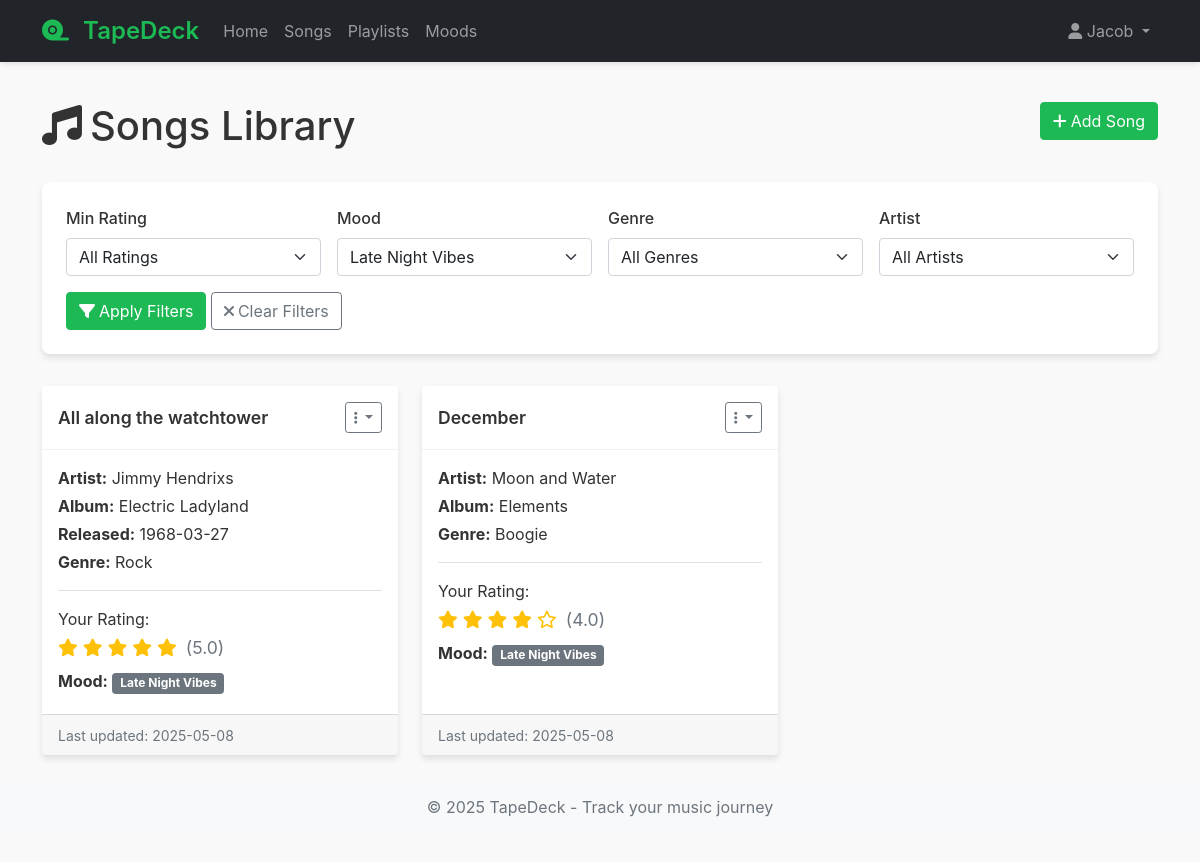
Page /songs?mood_id=6 (signed in) on the committed database.
### models.py (models this page shows, shortened)
class User(UserMixin, db.Model):
    __tablename__ = 'user'
    user_id = db.Column(db.Integer, primary_key=True)
    email = db.Column(db.String(120), unique=True, nullable=False)
    username = db.Column(db.String(80), unique=True, nullable=False)
    password_hash = db.Column(db.String(128))
    ratings = db.relationship('SongRating', backref='user', lazy=True)
    playlists = db.relationship('Playlist', secondary=playlist_manager, backref=db.backref('users', lazy='dynamic'))
    moods = db.relationship('Mood', backref='user', lazy=True)

class Song(db.Model):
    __tablename__ = 'song'
    song_id = db.Column(db.Integer, primary_key=True)
    song_name = db.Column(db.String(100), nullable=False)
    release_date = db.Column(db.String(20))
    album_id = db.Column(db.Integer, db.ForeignKey('album.album_id'))
    artist_id = db.Column(db.Integer, db.ForeignKey('artist.artist_id'), nullable=False)
    genre = db.Column(db.String(50))  # Added genre for filtering requirement
    ratings = db.relationship('SongRating', backref='song', lazy=True)
    playlists = db.relationship('Playlist', secondary=playlist_songs, backref=db.backref('songs', lazy='dynamic'))

class Artist(db.Model):
    __tablename__ = 'artist'
    artist_id = db.Column(db.Integer, primary_key=True)
    artist_name = db.Column(db.String(100), nullable=False)
    songs = db.relationship('Song', backref='artist', lazy=True)

class Album(db.Model):
    __tablename__ = 'album'
    album_id = db.Column(db.Integer, primary_key=True)
    album_name = db.Column(db.String(100), nullable=False)
    songs = db.relationship('Song', backref='album', lazy=True)

class SongRating(db.Model):
    __tablename__ = 'song_rating'
    rating_id = db.Column(db.Integer, primary_key=True)
    user_id = db.Column(db.Integer, db.ForeignKey('user.user_id'), nullable=False)
    song_id = db.Column(db.Integer, db.ForeignKey('song.song_id'), nullable=False)
    rating = db.Column(db.Float, nullable=False)
    mood_id = db.Column(db.Integer, db.ForeignKey('mood.mood_id'))
    notes = db.Column(db.Text)  # Added for note-taking requirement
    created_at = db.Column(db.DateTime, default=datetime.utcnow)
    updated_at = db.Column(db.DateTime, default=datetime.utcnow, onupdate=datetime.utcnow)

class Mood(db.Model):
    __tablename__ = 'mood'
    mood_id = db.Column(db.Integer, primary_key=True)
    mood = db.Column(db.String(50), nullable=False)
    user_id = db.Column(db.Integer, db.ForeignKey('user.user_id'))  # Added for custom moods per user
    ratings = db.relationship('SongRating', backref='mood', lazy=True)

### routes.py (the view)
@bp.route('/songs')
@login_required
def songs():
    rating_filter = request.args.get('rating')
    mood_filter = request.args.get('mood_id')
    genre_filter = request.args.get('genre')
    artist_filter = request.args.get('artist_id')
    query = db.session.query(Song, SongRating).\
        outerjoin(SongRating, (Song.song_id == SongRating.song_id) &
                 (SongRating.user_id == current_user.user_id)).\
        join(Artist)
    if rating_filter:
        rating_value = float(rating_filter)
        query = query.filter(SongRating.rating >= rating_value)
    if mood_filter:
        query = query.filter(SongRating.mood_id == int(mood_filter))
    if genre_filter:
        query = query.filter(Song.genre.ilike(f'%{genre_filter}%'))
    if artist_filter:
        query = query.filter(Song.artist_id == int(artist_filter))
    results = query.all()
    moods = Mood.query.filter_by(user_id=current_user.user_id).all()
    artists = Artist.query.all()
    genres = db.session.query(Song.genre).distinct().filter(Song.genre.isnot(None)).all()
    add_to_playlist_form = AddToPlaylistForm()
    add_to_playlist_form.playlist_id.choices = [
        (p.playlist_id, p.playlist_name)
        for p in Playlist.query.join(playlist_manager).filter(
            playlist_manager.c.user_id == current_user.user_id,
            playlist_manager.c.permissions >= 2  # User can edit
        ).all()
    ]
    return render_template(
        'songs.html',
        results=results,
        moods=moods,
        artists=artists,
        genres=genres,
        add_to_playlist_form=add_to_playlist_form
    )

### forms.py
class AddToPlaylistForm(FlaskForm):
    playlist_id = SelectField('Select Playlist', coerce=int, validators=[DataRequired()])
    song_id = HiddenField('Song ID')
    submit = SubmitField('Add to Playlist')

### app.py (called while the page is built)
def create_app(config_class=Config):
    app = Flask(__name__)
    app.config.from_object(config_class)
    app.jinja_env.globals.update(enumerate=enumerate)
    db.init_app(app)
    login_manager = LoginManager()
    login_manager.login_view = 'routes.login'
    login_manager.login_message_category = 'info'
    login_manager.init_app(app)
    @login_manager.user_loader
    def load_user(user_id):
        return User.query.get(int(user_id))
    app.register_blueprint(routes_bp)
    with app.app_context():
        db.create_all()
    return app

### templates/songs.html (shortened to what this page needs)
{% extends "base.html" %}
{% block content %}
<div class="row mb-4">
    <div class="col">
        <h1>
            <i class="fas fa-music me-2"></i>Songs Library
            <a href="{{ url_for('routes.add_song') }}" class="btn btn-primary float-end">
                <i class="fas fa-plus me-1"></i>Add Song
            </a>
        </h1>
    </div>
</div>
<div class="filter-section">
    <form action="{{ url_for('routes.songs') }}" method="GET" class="row g-3">
        <div class="col-md-3">
            <label for="rating" class="form-label">Min Rating</label>
            <select class="form-select" name="rating" id="rating">
                <option value="">All Ratings</option>
            </select>
        </div>
        <div class="col-md-3">
            <label for="mood_id" class="form-label">Mood</label>
            <select class="form-select" name="mood_id" id="mood_id">
                {% for mood in moods %}
                <option value="{{ mood.mood_id }}" {% if request.args.get('mood_id')|int == mood.mood_id %}selected{% endif %}>{{ mood.mood }}</option>
                {% endfor %}
            </select>
        </div>
        <div class="col-md-3">
            <label for="genre" class="form-label">Genre</label>
            <select class="form-select" name="genre" id="genre">
                <option value="">All Genres</option>
            </select>
        </div>
        <div class="col-md-3">
            <label for="artist_id" class="form-label">Artist</label>
            <select class="form-select" name="artist_id" id="artist_id">
                <option value="">All Artists</option>
            </select>
        </div>
        <div class="col-12">
            <button type="submit" class="btn btn-primary">
                <i class="fas fa-filter me-1"></i>Apply Filters
            </button>
            <a href="{{ url_for('routes.songs') }}" class="btn btn-outline-secondary">
                <i class="fas fa-times me-1"></i>Clear Filters
            </a>
        </div>
    </form>
</div>
<div class="row row-cols-1 row-cols-md-2 row-cols-lg-3 g-4">
    {% for song, rating in results %}
    <div class="col">
        <div class="card h-100 song-card">
            <div class="card-header d-flex justify-content-between align-items-center">
                <h5 class="card-title mb-0 text-truncate" title="{{ song.song_name }}">{{ song.song_name }}</h5>
                <div class="dropdown">
                    <button class="btn btn-sm btn-outline-secondary dropdown-toggle" type="button" id="dropdownMenuButton{{ song.song_id }}" data-bs-toggle="dropdown" aria-expanded="false">
                        <i class="fas fa-ellipsis-v"></i>
                    </button>
                </div>
            </div>
            <div class="card-body">
                <p class="card-text mb-1">
                    <strong>Artist:</strong> {{ song.artist.artist_name }}
                </p>
                {% if song.album %}
                <p class="card-text mb-1">
                    <strong>Album:</strong> {{ song.album.album_name }}
                </p>
                {% endif %}
                {% if song.release_date %}
                <p class="card-text mb-1">
                    <strong>Released:</strong> {{ song.release_date }}
                </p>
                {% endif %}
                {% if song.genre %}
                <p class="card-text mb-1">
                    <strong>Genre:</strong> {{ song.genre }}
                </p>
                {% endif %}
                {% if rating %}
                <div class="mt-3 pt-3 border-top">
                    <p class="mb-1">Your Rating:</p>
                    <div class="rating-stars mb-2">
                        {% for i in range(1, 6) %}
                            {% if i <= rating.rating|int %}
                                <i class="fas fa-star"></i>
                            {% elif i <= rating.rating + 0.5 %}
                                <i class="fas fa-star-half-alt"></i>
                            {% else %}
                                <i class="far fa-star"></i>
                            {% endif %}
                        {% endfor %}
                        <span class="ms-1 text-muted">({{ rating.rating }})</span>
                    </div>
                    {% if rating.mood %}
                    <p class="card-text mb-1">
                        <strong>Mood:</strong> <span class="badge bg-secondary">{{ rating.mood.mood }}</span>
                    </p>
                    {% endif %}
                </div>
                {% else %}
                <div class="mt-3 text-center">
                    <a href="{{ url_for('routes.rate_song', song_id=song.song_id) }}" class="btn btn-sm btn-outline-primary">
                        <i class="fas fa-star me-1"></i>Rate This Song
                    </a>
                </div>
                {% endif %}
            </div>
            <div class="card-footer text-muted">
                <small>Last updated: {{ rating.updated_at.strftime('%Y-%m-%d') if rating else 'Never' }}</small>
            </div>
        </div>
    </div>
    {% else %}
    <div class="col-12">
        <div class="alert alert-info">
            <i class="fas fa-info-circle me-2"></i>No songs found. Try adjusting your filters or <a href="{{ url_for('routes.add_song') }}">add a new song</a>.
        </div>
    </div>
    {% endfor %}
</div>
{% endblock %}

### templates/base.html (shortened to what this page needs)
<!DOCTYPE html>
<html lang="en">
<head>
    <link href="https://cdn.jsdelivr.net/npm/bootstrap@5.1.3/dist/css/bootstrap.min.css" rel="stylesheet">
    <link rel="stylesheet" href="https://cdnjs.cloudflare.com/ajax/libs/font-awesome/6.0.0-beta3/css/all.min.css">
    <link rel="stylesheet" href="{{ url_for('static', filename='css/style.css') }}">
</head>
<body>
    <nav class="navbar navbar-expand-lg navbar-dark bg-dark">
        <div class="container">
            <a class="navbar-brand" href="{{ url_for('routes.home') }}">
                <i class="fas fa-tape"></i> {{ config.APP_NAME }}
            </a>
            <div class="collapse navbar-collapse" id="navbarNav">
                <ul class="navbar-nav me-auto">
                    {% if current_user.is_authenticated %}
                        <li class="nav-item">
                            <a class="nav-link" href="{{ url_for('routes.home') }}">Home</a>
                        </li>
                        <li class="nav-item">
                            <a class="nav-link" href="{{ url_for('routes.songs') }}">Songs</a>
                        </li>
                        <li class="nav-item">
                            <a class="nav-link" href="{{ url_for('routes.playlists') }}">Playlists</a>
                        </li>
                        <li class="nav-item">
                            <a class="nav-link" href="{{ url_for('routes.moods') }}">Moods</a>
                        </li>
                    {% endif %}
                </ul>
                <ul class="navbar-nav">
                    {% if current_user.is_authenticated %}
                        <li class="nav-item dropdown">
                            <a class="nav-link dropdown-toggle" href="#" id="userDropdown" role="button" data-bs-toggle="dropdown">
                                <i class="fas fa-user"></i> {{ current_user.username }}
                            </a>
                        </li>
                    {% endif %}
                </ul>
            </div>
        </div>
    </nav>
    <main class="container py-4">
        {% block content %}{% endblock %}
    </main>
    <footer class="footer mt-auto py-3 bg-light">
        <div class="container text-center">
            <span class="text-muted">© 2025 {{ config.APP_NAME }} - Track your music journey</span>
        </div>
    </footer>
</body>
</html>

### static/css/style.css (style rules this page uses)
:root { --primary-color: #1DB954; --primary-dark: #1AA34A; --secondary-color: #191414; --accent-color: #FF6B6B; --light-bg: #f8f9fa; --card-shadow: 0 4px 6px rgba(0, 0, 0, 0.1); --text-muted: #6c757d; }
body { font-family: 'Inter', -apple-system, BlinkMacSystemFont, 'Segoe UI', Roboto, Oxygen, Ubuntu, Cantarell, sans-serif; background-color: #f9f9f9; color: #333; padding-bottom: 2rem; }
.btn-primary { background-color: var(--primary-color); border-color: var(--primary-color); }
.navbar { box-shadow: 0 2px 5px rgba(0, 0, 0, 0.1); background-color: #fff; }
.navbar-brand { font-weight: 600; font-size: 1.5rem; color: var(--primary-color) !important; }
.navbar-brand i { margin-right: 0.5rem; }
.form-label { font-weight: 500; }
.card { border: none; box-shadow: var(--card-shadow); transition: transform 0.2s ease-in-out; }
.card-header { background-color: #fff; border-bottom: 1px solid rgba(0, 0, 0, 0.05); }
.rating-stars { color: #ffc107; font-size: 1.1rem; }
.song-card .card-header { padding-top: 1rem; padding-bottom: 1rem; }
.song-card .card-title { font-weight: 600; font-size: 1.1rem; }
.filter-section { background-color: #fff; border-radius: 8px; padding: 1.5rem; margin-bottom: 2rem; box-shadow: var(--card-shadow); }

### rows in the picture
User: username "Jacob"
Song: song_name "All along the watchtower", artist.artist_name "Jimmy Hendrixs", album.album_name "Electric Ladyland", release_date "1968-03-27", genre "Rock", rating "5.0", mood.mood "Late Night Vibes", updated_at "2025-05-08"
Song: song_name "December", artist.artist_name "Moon and Water", album.album_name "Elements", genre "Boogie", rating "4.0", mood.mood "Late Night Vibes", updated_at "2025-05-08"

### other values in the picture
{{ config.APP_NAME }} "TapeDeck"
form field mood_id "Late Night Vibes"
